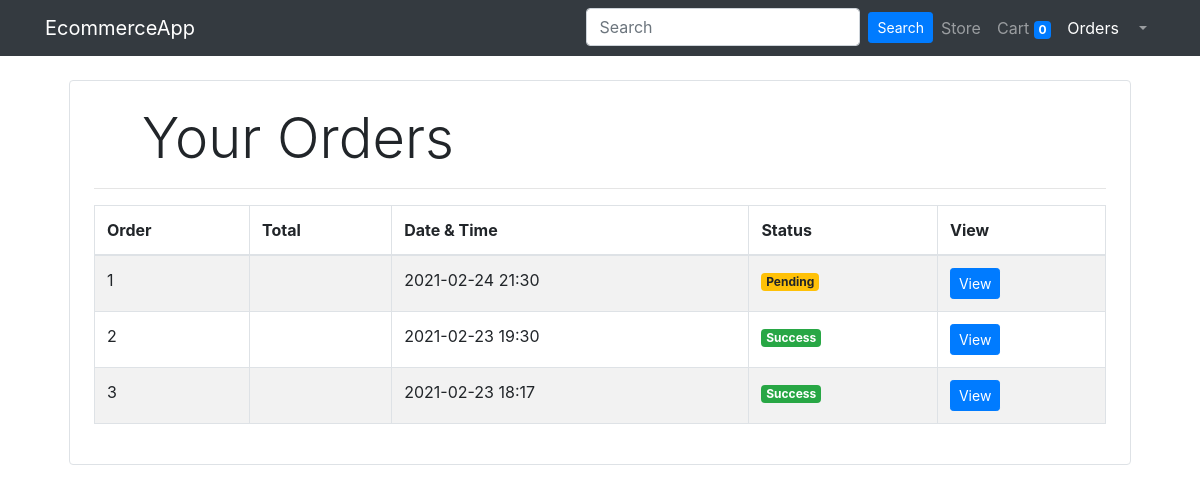
The app's page /orders/ (signed in), older data.
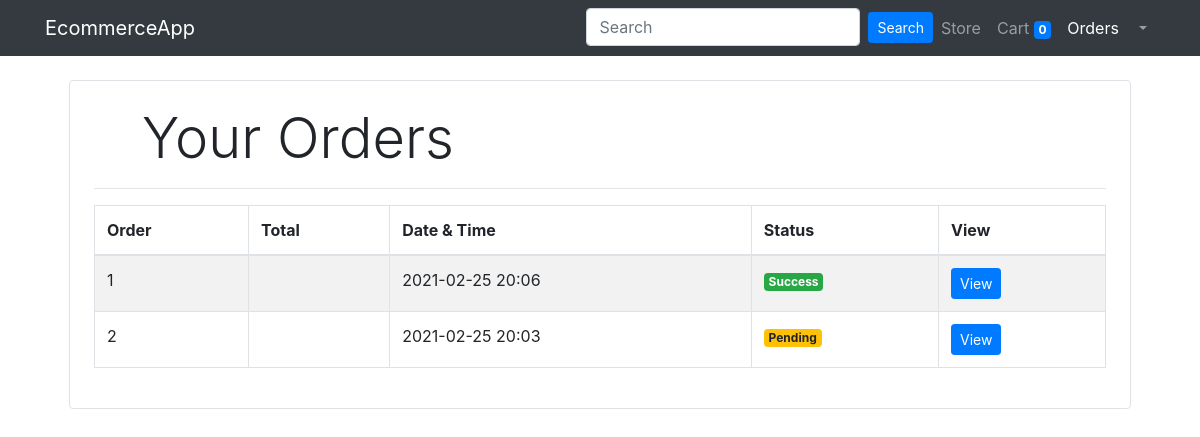
The same page, newer data.
### orders/models/order.py (models this page shows, shortened)
class Order(models.Model):
    customer = models.ForeignKey(Customer, on_delete=models.CASCADE)
    total_price = models.FloatField()
    date = models.DateTimeField(auto_now_add=True)
    status = models.BooleanField(default=False)
    address = models.CharField(
        "Address",
        max_length=1024,
    )
    zip_code = models.CharField(
        "ZIP / Postal code",
        max_length=12,
    )
    city = models.CharField(
        "City",
        max_length=1024,
    )
    state = models.CharField(
        "State",
        max_length=1024
    )
    country = models.CharField(
        "Country",
        max_length=1024,
    )
    @staticmethod
    def get_orders_by_customer_id(customer_id):
        if Customer.get_customer_by_id(customer_id):
            return Order.objects.filter(customer = customer_id).order_by('-date')

### orders/views/orders.py (the view, shortened to what this page needs)
# urls.py: path('', views.Orders.as_view(), name='orders'),
class Orders(View):
    def get(self, request):
        if request.session.get('user_type') == 'seller':
            orders = Order.get_all_orders()
            return render(request, 'orders/seller.html', {'orders':orders})
        else:
            customer_id = request.session.get('user_id')
            orders = Order.get_orders_by_customer_id(customer_id)
            return render(request, 'orders/customer.html', {'orders': orders})

### account/models/customer.py (called while the page is built)
    @staticmethod
    def get_customer_by_id(id):
        try:
            return Customer.objects.filter(id=id).first()
        except:
            return False

### dashboard/templatetags/dashboard_filters.py (called while the page is built)
@register.filter(name = 'currency')
def currency(price):
    return format_currency(price, 'INR', locale='en_IN')

@register.filter(name='is_seller')
def is_seller(request):
    if request.session.get('user_id'):
        if request.session.get('user_type')=="seller":
            return True
    return False

### orders/templates/orders/customer.html (shortened to what this page needs)
{% extends 'dashboard/base.html' %}
{% block content %}
{% load dashboard_filters %}
{% load cart_filters %}
<div class="container">
    <div class="border rounded p-4 m-4">
         <p class="display-4 pl-4 ml-4">Your Orders</p>
         <hr>
         <div class="table-responsive">
         <table id="orders" class="table table-striped table-bordered">
             <thead>
                 <tr>
                     <th>Order</th>
                     <th>Total</th>
                     <th>Date & Time</th>
                     <th>Status</th>
                     <th>View</th>
                 </tr>
             </thead>
             <tbody>
            {% for order in orders %}
            <tr>
                <td>{{forloop.counter}}</td>
                <td>{{order.total_price|currency}}</td>
                <td>{{order.date|date:'Y-m-d H:i'}}</td>
                <td>
                    {% if order.status %}
                    <span class="badge badge-success">Success</span>
                    {% else %}
                    <span class="badge badge-warning">Pending</span>
                    {% endif %}
                </td>
                <td>
                    <form target="_blank" action="{% url 'view-order' %}" method="GET">
                        <input type="submit" value="View" class="btn btn-sm btn-primary"/>
                    </form>
                </td>
            </tr>
            {% endfor %}
        </tbody>
    </table>
</div>
</div>
</div>
{% endblock content %}

Row changes from the older to the newer data that the page shows:
removed Order: date "2021-02-24 21:30", status "Pending"
removed Order: date "2021-02-23 19:30", status "Success"
removed Order: date "2021-02-23 18:17", status "Success"
added Order: date "2021-02-25 20:06", status "Success"
added Order: date "2021-02-25 20:03", status "Pending"
